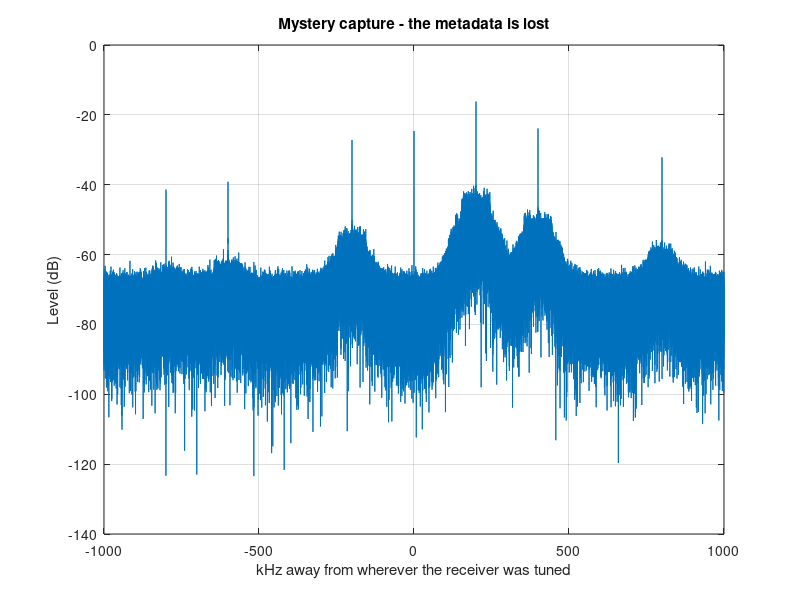

Write the MATLAB code that produced this figure.
%% ====================================================================
%  Course    : Advanced Radio Communications  (Beacon Red)
%  Day       : 1 - Introduction to Wireless Communications
%  File      : ex6_challenges.m
%  What      : CHALLENGE tasks that follow Exercise 6.
%  For whom  : anyone who has finished ex6_real_spectrum.m and wants
%              something harder. There are seven challenges. A fast
%              student needs 10 to 20 minutes for each one.
%  Needs     : plain MATLAB (MATLAB Online is fine). NO TOOLBOX.
%              Plus  fm_capture_98MHz.mat  and  fm_capture_98MHz_lowgain.mat
%              in the same folder as this file.
%
%  HOW THESE ARE DIFFERENT FROM THE EXERCISE
%  Exercise 6 told you what to type. These do not. Each challenge is a
%  QUESTION. You decide the method. You write the code. Nobody will
%  tell you the answer - you have to convince yourself, and then
%  convince the person sitting next to you.
%
%  THE RULES
%   1. You may only use what is in the two capture files. No internet,
%      no looking up the local radio stations. The data is the evidence.
%   2. Every number you report needs a method you can defend in one
%      sentence. "MATLAB said so" is not a method.
%   3. If your neighbour gets a different answer, do not assume one of
%      you is wrong. Find out WHY the two methods disagree. That is
%      usually the real lesson.
%   4. Write your answer as a comment under each challenge, in words,
%      with the number. You will be asked to read it out.
%
%  HOW TO RUN THIS FILE
%  Run Section 0 first - it loads the data and sets up the variables
%  every challenge uses. Then pick any challenge and run its section.
%  Running the whole file top to bottom just prints the questions; it
%  will not error, because the answer space is yours to fill in.
%
%  MARKED  [PAIR]  = do it alone first, then compare with one other
%  person before you accept your answer.
% ====================================================================


%% Section 0 - SETUP. Run this first, every time.
clear; clc; close all;

load('fm_capture_98MHz.mat');            % iq, fs, fc, gain_dB, capture_time, source
iq = double(iq);
N  = numel(iq);

lo    = load('fm_capture_98MHz_lowgain.mat');
iq_lo = double(lo.iq);

% The spectrum of the full capture, exactly as in Exercise 6.
S_dB  = 20*log10(abs(fftshift(fft(iq)))/N);
f     = fc + (-N/2:N/2-1)*(fs/N);
f_MHz = f/1e6;

% A piece of band with nothing in it, for measuring the noise floor.
quiet    = (f_MHz > 98.55) & (f_MHz < 98.70);
noise_dB = median(S_dB(quiet));

fprintf('Capture loaded.\n');
fprintf('  %d samples, %.3f ms long, %.1f MHz wide, centred on %.1f MHz\n', ...
        N, 1000*N/fs, fs/1e6, fc/1e6);
fprintf('  receiver gain %g dB (the second file is at %g dB)\n', gain_dB, lo.gain_dB);
fprintf('  noise floor in the quiet band: %.2f dB\n\n', noise_dB);
fprintf('Seven challenges follow. Run one section at a time.\n');

% You will keep needing this pair of lines. Learn them.
%     S_dB  = 20*log10(abs(fftshift(fft(x)))/numel(x));
%     f     = fc + (-numel(x)/2:numel(x)/2-1)*(fs/numel(x));


%% ====================================================================
%  CHALLENGE 1 - HOW SHORT CAN THE RECORDING BE?
%  Suggested time: 15 minutes.
% ====================================================================
%
%  THE SITUATION
%  Your capture is 65.5 ms long. Recording costs time, memory and
%  battery. A drone that has to sweep a whole band cannot afford 65 ms
%  in every channel. So: how much of that recording did you actually
%  need?
%
%  THE QUESTION - part (a)
%  What is the SHORTEST piece of this recording that still shows the
%  two closest stations as TWO separate signals, rather than one lump?
%  Give the answer in samples AND in microseconds.
%
%  THE QUESTION - part (b)
%  What is the shortest piece that still shows ALL SIX stations, each
%  one clearly above the noise?
%
%  IF THE TWO ANSWERS ARE DIFFERENT, EXPLAIN WHY. That explanation is
%  worth more than either number.
%
%  BEFORE YOU WRITE ANY CODE
%  Work out on paper what you EXPECT, from the fact that neighbouring
%  points of an FFT are fs/N apart. Write your prediction down. Then
%  test it. If the measurement disagrees with the prediction, the
%  interesting work starts there.
%
%  WHAT COUNTS AS AN ANSWER
%  A number, plus the test you used to decide "yes, that is two
%  separate signals" or "yes, that station is above the noise".
%  Somebody else must be able to apply your test and get your answer.
%
disp(' ');
disp('CHALLENGE 1 - how short can the recording be? See the comments above.');
disp('  Hint on getting a shorter recording: x = iq(1:n) takes the first n samples.');

% ---------------- YOUR ANSWER GOES BELOW THIS LINE ----------------




% ---------------- YOUR ANSWER GOES ABOVE THIS LINE ----------------


%% ====================================================================
%  CHALLENGE 2 - HOW STRONG IS THE 98.2 MHz STATION?          [PAIR]
%  Suggested time: 25 minutes. This is the hardest one. Do not rush it.
% ====================================================================
%
%  THE TASK
%  Measure how strong the 98.2 MHz station is. Then measure how strong
%  the 98.4 MHz station is. Then say how many dB apart they are.
%
%  THAT SOUNDS EASY. IT IS NOT.
%
%  DO IT LIKE THIS, IN THIS ORDER:
%
%  Step 1. Measure both stations using the whole capture, N = 131072.
%          Write the two numbers down. Write the difference down.
%
%  Step 2. Now do exactly the same measurement using only the first
%          4096 samples. Then only the first 32768. Then 2048.
%          Write those numbers down too.
%
%  Step 3. Look at your table. Something is wrong. The radio signal
%          did not change. Your answer did.
%          HOW BIG IS THE DISAGREEMENT, in dB?
%
%  Step 4. Work out WHY. Do not move on until you can say it in one
%          sentence. A hint that is not a spoiler: the FFT does not
%          measure the frequencies you are interested in. It measures
%          the frequencies fs/N apart that it happens to land on.
%          What if the station is not sitting exactly on one of them?
%
%  Step 5. Now design a BETTER measurement - one that gives the same
%          answer no matter how many samples you use. Test it at all
%          four values of N and show that it is stable.
%
%  [PAIR TASK] Before Step 5, swap answers with one other person.
%  One of you uses N = 131072. The other uses N = 4096. You will get
%  different numbers for the same station. Neither of you has made a
%  mistake. Work out together what the honest number is.
%
%  WHAT COUNTS AS AN ANSWER
%  (i) the size of the disagreement in dB,
%  (ii) one sentence saying what causes it,
%  (iii) a measurement whose answer does not wander when N changes,
%       and the four numbers proving it does not wander.
%
disp(' ');
disp('CHALLENGE 2 - how strong is 98.2 MHz? Read the steps above. [PAIR TASK]');
disp('  Build the table first. Do not try to be clever before you have the table.');

% ---------------- YOUR ANSWER GOES BELOW THIS LINE ----------------




% ---------------- YOUR ANSWER GOES ABOVE THIS LINE ----------------


%% ====================================================================
%  CHALLENGE 3 - ONE OF THESE IS NOT A RADIO STATION
%  Suggested time: 20 minutes.
% ====================================================================
%
%  THE SITUATION
%  Look at the spectrum. There are seven tall peaks. Six of them are
%  transmitters somewhere out there in the city. ONE of them is not a
%  transmitter at all - it is a fault inside the receiver, and it
%  would still be there with the antenna unplugged.
%
%  THE QUESTION
%  Which one is the impostor, and how do you PROVE it from the data?
%
%  THE PART THAT MATTERS
%  Almost anyone can guess which one. What you are being asked for is
%  a TEST - something you compute, that gives a clearly different
%  answer for the impostor than for the six real stations.
%
%  Design at least THREE different tests. For each one, report the
%  number it gives for all seven peaks, and say whether that test
%  actually separates the impostor from the rest.
%
%  BE HONEST ABOUT THE TESTS THAT FAIL. At least one obvious test does
%  NOT work on this data - it gives nearly the same answer for the
%  impostor as for a real station. Finding a test that fails, and
%  saying so, scores higher than three tests that happen to work.
%
%  THINGS YOU MIGHT THINK ABOUT
%   - where exactly is it, to the nearest Hz?
%   - a transmitter sends information. Does this peak carry any?
%   - if you cut the capture into eight short blocks and measure the
%     peak in each block, does it hold still or does it move about?
%   - a real transmitter's audio changes from moment to moment.
%   - what does the average of all the samples, mean(iq), have to do
%     with a spike at the exact centre of the spectrum?
%
%  DO NOT use "it is at a round number" or "it is not on the 200 kHz
%  channel grid" as evidence. Check whether that is even true here
%  before you rely on it.
%
disp(' ');
disp('CHALLENGE 3 - one of the seven peaks is not a station. Prove which.');
disp('  Three tests, with numbers for all seven peaks. Include one test that fails.');

% ---------------- YOUR ANSWER GOES BELOW THIS LINE ----------------




% ---------------- YOUR ANSWER GOES ABOVE THIS LINE ----------------


%% ====================================================================
%  CHALLENGE 4 - WHICH GAIN SETTING WOULD YOU ACTUALLY USE?
%  Suggested time: 15 minutes. There is no single right answer here.
% ====================================================================
%
%  THE SITUATION
%  You have the same piece of band recorded twice: once with the
%  receiver gain at 50 dB, once at 20 dB. iq is the first, iq_lo is
%  the second.
%
%  THE QUESTION - part (a)
%  In each recording, how much of the total captured power is actual
%  radio signal, and how much is just receiver noise? Give it as a
%  percentage of the total, for BOTH files.
%  (Useful fact you can check for yourself: the total power of the
%  samples, mean(abs(x).^2), is the same as the total power added up
%  across the whole spectrum. Either route is fine.)
%
%  THE QUESTION - part (b)
%  You are the engineer. You get to pick ONE gain setting for a
%  mission tomorrow. Which one, and why?
%  Your answer must mention BOTH of these, with numbers:
%    - how clearly you can hear the weakest station you care about,
%    - what happens if a signal much stronger than today's arrives.
%      Look at max(abs(iq)) in each file. The radio cannot represent
%      a sample bigger than 1.0. How much room is left?
%
%  THE QUESTION - part (c)
%  Is EITHER of these two settings the right one? If not, describe the
%  setting you would actually ask for, and what number you would watch
%  to decide you had got it right.
%
%  This is a judgement question. Two sensible engineers can disagree.
%  Marks are for the reasoning, not for picking a side.
%
disp(' ');
disp('CHALLENGE 4 - which gain setting, and why? Signal vs noise, and headroom.');
disp('  You must quote numbers for both files. "Bigger is better" is not an answer.');

% ---------------- YOUR ANSWER GOES BELOW THIS LINE ----------------




% ---------------- YOUR ANSWER GOES ABOVE THIS LINE ----------------


%% ====================================================================
%  CHALLENGE 5 - HOW BUSY IS THIS BAND, REALLY?               [PAIR]
%  Suggested time: 15 minutes, then a class discussion.
% ====================================================================
%
%  THE SITUATION
%  A regulator asks you: of the ten 200 kHz channel slots in this 2 MHz
%  of spectrum, how many are IN USE? They want one number, and they
%  want the rule you used, because they are going to apply your rule to
%  a thousand more captures without you.
%
%  THE QUESTION
%  Write down a rule for "this slot is occupied" BEFORE you look at the
%  answer it gives. Then apply it. Then report:
%     - your rule, in one sentence,
%     - the number of occupied slots,
%     - which slots.
%
%  THEN DO THIS, WHICH IS THE REAL POINT
%  Change the numbers in your rule - make it stricter, then looser -
%  and record how the count changes. Show a small table:
%  rule setting -> number of occupied slots.
%  How much does the answer move? Is there any setting where the count
%  is stable, or does it change every time you touch it?
%
%  [PAIR TASK] Compare your count with one other person. If you have
%  different numbers, do NOT just take the average. Find the slot you
%  disagree about, and work out which rule is the more defensible one
%  and why. Be ready to say your count and your rule out loud.
%
%  A WARNING
%  A rule based only on "is there something big here" will let
%  something into your count that has no business being called an
%  occupied channel. If your count is bigger than you expected, go
%  back and look at Challenge 3.
%
disp(' ');
disp('CHALLENGE 5 - how many of the ten slots are occupied? [PAIR TASK]');
disp('  State the rule BEFORE you look at the answer. Then vary the rule.');

% ---------------- YOUR ANSWER GOES BELOW THIS LINE ----------------




% ---------------- YOUR ANSWER GOES ABOVE THIS LINE ----------------


%% ====================================================================
%  CHALLENGE 6 - WHICH ANTENNA ON THE DESK WOULD ACTUALLY WORK?
%  Suggested time: 15 minutes.
% ====================================================================
%
%  THE SITUATION
%  There are antennas on the trainer's desk. Roughly:
%     A  the short black whip that came in the Pluto box, about 8.6 cm
%        of radiating element (it is designed for around 870 MHz)
%     B  a stubby Wi-Fi antenna, about 3.1 cm of element (2.4 GHz)
%     C  a telescopic whip that pulls out to any length up to 1 m
%     D  a random 15 cm offcut of wire
%
%  THE QUESTION - part (a)
%  For each of the six stations you measured, what is the wavelength,
%  and what is a quarter of it? Then answer: do you need six different
%  antennas, or will one do for all six? Justify it with a number -
%  how much do the six quarter-wave lengths actually differ?
%
%  THE QUESTION - part (b)
%  You pick antenna C and pull it out to the right length. Good.
%  Now: HOW MUCH WORSE would A, B and D be? Put a dB number on each.
%
%  You have not been taught a formula for this. Here is the one piece
%  of physics you need, and you may take it as given:
%
%     For a whip much SHORTER than a quarter wavelength, the useful
%     resistance it presents is about
%           Rr = 40 * pi^2 * (h/lambda)^2   ohms
%     where h is the length of the whip. The receiver input is 50 ohms.
%     The fraction of the available power that gets in is about
%           eta = 4 * Rr * 50 / (Rr + 50)^2
%     A correctly cut quarter-wave whip has Rr of about 36.5 ohms.
%
%  Work out eta in dB for each antenna and compare it with the
%  quarter-wave whip. (This is the BEST case - it ignores another
%  effect that makes a short whip worse still. Say so in your answer.)
%
%  THE QUESTION - part (c)
%  Take your dB penalties and apply them to the numbers you measured
%  today. In Exercise 6 you found how far each station stands above the
%  noise floor. With antenna A instead of a proper quarter wave, which
%  of the six stations would you still be able to listen to, and which
%  would you lose? Assume you need about 15 to 20 dB above the noise to
%  hear a station cleanly.
%
disp(' ');
disp('CHALLENGE 6 - which antenna, and how many dB do you lose with the wrong one?');
disp('  Part (c) is the one that matters: connect the dB penalty to your own measurements.');

% ---------------- YOUR ANSWER GOES BELOW THIS LINE ----------------




% ---------------- YOUR ANSWER GOES ABOVE THIS LINE ----------------


%% ====================================================================
%  CHALLENGE 7 - THE MYSTERY CAPTURE
%  Suggested time: 20 minutes. Finish with this one.
% ====================================================================
%
%  THE SITUATION
%  A colleague hands you a file of IQ samples from a receiver. The
%  notes that came with it are gone. All you know is the sample rate.
%  You do NOT know what frequency the receiver was tuned to.
%
%  The section below sets that up: it gives you the same samples, but
%  with the centre frequency thrown away. The only axis you get is
%  "kHz away from wherever the receiver was tuned".
%
%  THE QUESTION
%  Write a short report - five or six sentences - answering:
%     1. What KIND of signals are these? How do you know?
%     2. What is the channel spacing? What does that tell you?
%     3. How wide is one signal? What does that tell you?
%     4. What service or band do you believe this is, and how
%        confident are you?
%     5. Is there anything in this capture that is NOT a transmission?
%     6. Can you say what absolute frequency the receiver was tuned to?
%        If yes, say how. If no, say exactly why not, and say what
%        extra information you would need.
%
%  Question 6 is the important one. Think hard before you answer it.
%
%  EVIDENCE YOU ARE ALLOWED TO USE
%  Only the samples, the sample rate, and general radio knowledge.
%  You may reuse anything you built in Challenges 1 to 6.
%
%  MARKS ARE FOR REASONING, NOT ARITHMETIC. A confident wrong answer
%  scores nothing. "Here is what the data supports, and here is where
%  it runs out" scores everything.
%
%  THEN, WHEN YOUR REPORT IS WRITTEN
%  Change one line below to  mystery_iq = double(lo.iq);  and run the
%  section again. That is the SAME band recorded with the receiver
%  turned down. Go through your six answers one at a time and mark
%  each one: does it still hold, or did it just fall apart? Say which
%  of your conclusions were robust and which depended on having a
%  clean recording. That last paragraph is the best thing you will
%  write today.
%
mystery_iq = double(iq);                 % samples only
mystery_fs = fs;                         % sample rate is known
% centre frequency: DELIBERATELY NOT PROVIDED.
Nm      = numel(mystery_iq);
Sm_dB   = 20*log10(abs(fftshift(fft(mystery_iq)))/Nm);
f_kHz   = (-Nm/2:Nm/2-1)*(mystery_fs/Nm)/1e3;   % offset from the tuned frequency
clf
plot(f_kHz, Sm_dB); grid on
xlabel('kHz away from wherever the receiver was tuned')
ylabel('Level (dB)')
title('Mystery capture - the metadata is lost')
disp(' ');
disp('CHALLENGE 7 - the mystery capture. Write the six-part report in comments below.');
disp('  Sample rate is known. Centre frequency is NOT. That is the whole point.');

% ---------------- YOUR ANSWER GOES BELOW THIS LINE ----------------
%  1.
%  2.
%  3.
%  4.
%  5.
%  6.



% ---------------- YOUR ANSWER GOES ABOVE THIS LINE ----------------


%% ====================================================================
%  IF YOU FINISH EVERYTHING
% ====================================================================
%  Pick one of these. They are open ended on purpose.
%
%  A. In Challenge 1 you found the shortest capture that shows all six
%     stations. Repeat that measurement using a DIFFERENT slice of the
%     recording each time - say iq(1:n), then iq(20001:20000+n), and so
%     on. Does your answer hold? If it moves, what should you report to
%     somebody who has to trust the number?
%
%  B. Exercise 6 measured how far the noise floor moved between the two
%     gain settings and got about 10 dB, not the 30 dB the gain moved.
%     Using both files, work out how much of the noise is picked up at
%     the antenna and how much is made inside the receiver after the
%     amplifier. Two numbers, one equation, and a sentence saying which
%     one you could fix with a better antenna.
%
%  C. The stations are 200 kHz apart and each one is wider than you
%     might expect. From your own measurement of how wide one station
%     is, argue whether 200 kHz is generous, tight, or about right -
%     and say what would happen to a listener if the regulator had
%     chosen 150 kHz instead.
%
disp(' ');
disp('Extras A, B and C are in the comments at the end of the file.');
